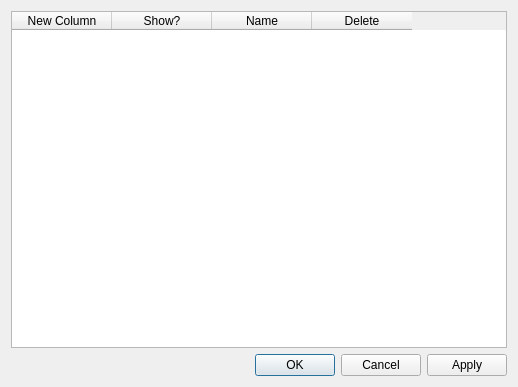
<?xml version="1.0" encoding="UTF-8"?>
<ui version="4.0">
 <class>Dialog</class>
 <widget class="QDialog" name="Dialog">
  <property name="geometry">
   <rect>
    <x>0</x>
    <y>0</y>
    <width>518</width>
    <height>387</height>
   </rect>
  </property>
  <property name="windowTitle">
   <string>Dialog</string>
  </property>
  <layout class="QGridLayout" name="gridLayout">
   <item row="0" column="0">
    <widget class="QTableWidget" name="tableWidget">
     <column>
      <property name="text">
       <string>New Column</string>
      </property>
     </column>
     <column>
      <property name="text">
       <string>Show?</string>
      </property>
     </column>
     <column>
      <property name="text">
       <string>Name</string>
      </property>
     </column>
     <column>
      <property name="text">
       <string>Delete</string>
      </property>
     </column>
    </widget>
   </item>
   <item row="1" column="0">
    <widget class="QDialogButtonBox" name="buttonBox">
     <property name="orientation">
      <enum>Qt::Horizontal</enum>
     </property>
     <property name="standardButtons">
      <set>QDialogButtonBox::Apply|QDialogButtonBox::Cancel|QDialogButtonBox::Ok</set>
     </property>
    </widget>
   </item>
  </layout>
 </widget>
 <resources/>
 <connections>
  <connection>
   <sender>buttonBox</sender>
   <signal>accepted()</signal>
   <receiver>Dialog</receiver>
   <slot>accept()</slot>
   <hints>
    <hint type="sourcelabel">
     <x>248</x>
     <y>254</y>
    </hint>
    <hint type="destinationlabel">
     <x>157</x>
     <y>274</y>
    </hint>
   </hints>
  </connection>
  <connection>
   <sender>buttonBox</sender>
   <signal>rejected()</signal>
   <receiver>Dialog</receiver>
   <slot>reject()</slot>
   <hints>
    <hint type="sourcelabel">
     <x>316</x>
     <y>260</y>
    </hint>
    <hint type="destinationlabel">
     <x>286</x>
     <y>274</y>
    </hint>
   </hints>
  </connection>
 </connections>
</ui>
